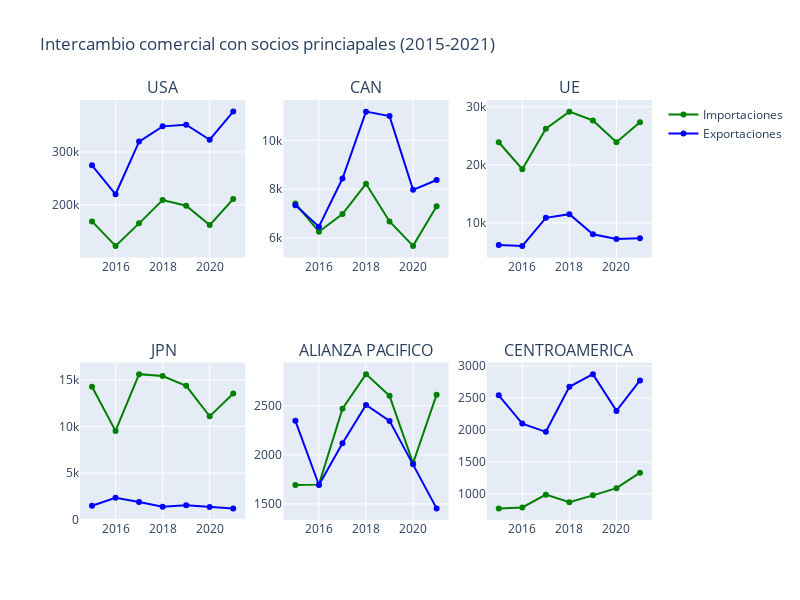

Source (notebook cell):
### Markdown cell above
## Relaciones comerciales con socios principales

### Code cell
c = Data('world_trade',reporting_country='484',year=[i for i in range(2015,2022)])
c.ITrade_pricnipalesSocios()

### Figure 1 — Plotly figure (JSON) as saved in the notebook; plotly's stock layout.template omitted (floating-point values rounded to 4 significant figures)
{"data": [{"line": {"color": "green"}, "name": "Importaciones", "type": "scatter", "x": [2015, 2016, 2017, 2018, 2019, 2020, 2021], "xaxis": "x", "y": [168800.0, 122600.0, 165100.0, 209000.0, 198400.0, 161900.0, 211200.0], "yaxis": "y"}, {"line": {"color": "blue"}, "name": "Exportaciones", "type": "scatter", "x": [2015, 2016, 2017, 2018, 2019, 2020, 2021], "xaxis": "x", "y": [274700.0, 220100.0, 319600.0, 348400.0, 351500.0, 323100.0, 376200.0], "yaxis": "y"}, {"line": {"color": "green"}, "name": "Importaciones", "showlegend": false, "type": "scatter", "x": [2015, 2016, 2017, 2018, 2019, 2020, 2021], "xaxis": "x2", "y": [7415.0, 6260.0, 6979.0, 8220.0, 6677.0, 5680.0, 7300.0], "yaxis": "y2"}, {"line": {"color": "blue"}, "name": "Exportaciones", "showlegend": false, "type": "scatter", "x": [2015, 2016, 2017, 2018, 2019, 2020, 2021], "xaxis": "x2", "y": [7340.0, 6466.0, 8436.0, 11170.0, 10990.0, 7974.0, 8375.0], "yaxis": "y2"}, {"line": {"color": "green"}, "name": "Importaciones", "showlegend": false, "type": "scatter", "x": [2015, 2016, 2017, 2018, 2019, 2020, 2021], "xaxis": "x3", "y": [23900.0, 19250.0, 26230.0, 29180.0, 27650.0, 23900.0, 27330.0], "yaxis": "y3"}, {"line": {"color": "blue"}, "name": "Exportaciones", "showlegend": false, "type": "scatter", "x": [2015, 2016, 2017, 2018, 2019, 2020, 2021], "xaxis": "x3", "y": [6183.0, 6047.0, 10880.0, 11510.0, 8033.0, 7237.0, 7376.0], "yaxis": "y3"}, {"line": {"color": "green"}, "name": "Importaciones", "showlegend": false, "type": "scatter", "x": [2015, 2016, 2017, 2018, 2019, 2020, 2021], "xaxis": "x4", "y": [14250.0, 9516.0, 15610.0, 15400.0, 14350.0, 11080.0, 13540.0], "yaxis": "y4"}, {"line": {"color": "blue"}, "name": "Exportaciones", "showlegend": false, "type": "scatter", "x": [2015, 2016, 2017, 2018, 2019, 2020, 2021], "xaxis": "x4", "y": [1498.0, 2340.0, 1892.0, 1380.0, 1549.0, 1366.0, 1212.0], "yaxis": "y4"}, {"line": {"color": "green"}, "name": "Importaciones", "showlegend": false, "type": "scatter", "x": [2015, 2016, 2017, 2018, 2019, 2020, 2021], "xaxis": "x5", "y": [1693.0, 1696.0, 2470.0, 2823.0, 2601.0, 1916.0, 2613.0], "yaxis": "y5"}, {"line": {"color": "blue"}, "name": "Exportaciones", "showlegend": false, "type": "scatter", "x": [2015, 2016, 2017, 2018, 2019, 2020, 2021], "xaxis": "x5", "y": [2347.0, 1693.0, 2118.0, 2508.0, 2346.0, 1903.0, 1454.0], "yaxis": "y5"}, {"line": {"color": "green"}, "name": "Importaciones", "showlegend": false, "type": "scatter", "x": [2015, 2016, 2017, 2018, 2019, 2020, 2021], "xaxis": "x6", "y": [772.2, 786.7, 987.5, 869.1, 976.1, 1090.0, 1332.0], "yaxis": "y6"}, {"line": {"color": "blue"}, "name": "Exportaciones", "showlegend": false, "type": "scatter", "x": [2015, 2016, 2017, 2018, 2019, 2020, 2021], "xaxis": "x6", "y": [2544.0, 2101.0, 1972.0, 2678.0, 2876.0, 2300.0, 2778.0], "yaxis": "y6"}], "layout": {"annotations": [{"font": {"size": 16}, "showarrow": false, "text": "USA", "x": 0.1444, "xanchor": "center", "xref": "paper", "y": 1, "yanchor": "bottom", "yref": "paper"}, {"font": {"size": 16}, "showarrow": false, "text": "CAN", "x": 0.5, "xanchor": "center", "xref": "paper", "y": 1, "yanchor": "bottom", "yref": "paper"}, {"font": {"size": 16}, "showarrow": false, "text": "UE", "x": 0.8556, "xanchor": "center", "xref": "paper", "y": 1, "yanchor": "bottom", "yref": "paper"}, {"font": {"size": 16}, "showarrow": false, "text": "JPN", "x": 0.1444, "xanchor": "center", "xref": "paper", "y": 0.375, "yanchor": "bottom", "yref": "paper"}, {"font": {"size": 16}, "showarrow": false, "text": "ALIANZA PACIFICO", "x": 0.5, "xanchor": "center", "xref": "paper", "y": 0.375, "yanchor": "bottom", "yref": "paper"}, {"font": {"size": 16}, "showarrow": false, "text": "CENTROAMERICA", "x": 0.8556, "xanchor": "center", "xref": "paper", "y": 0.375, "yanchor": "bottom", "yref": "paper"}], "height": 600, "title": {"text": "Intercambio comercial con socios princiapales (2015-2021)"}, "width": 800, "xaxis": {"anchor": "y", "domain": [0, 0.2889]}, "xaxis2": {"anchor": "y2", "domain": [0.3556, 0.6444]}, "xaxis3": {"anchor": "y3", "domain": [0.7111, 1]}, "xaxis4": {"anchor": "y4", "domain": [0, 0.2889]}, "xaxis5": {"anchor": "y5", "domain": [0.3556, 0.6444]}, "xaxis6": {"anchor": "y6", "domain": [0.7111, 1]}, "yaxis": {"anchor": "x", "domain": [0.625, 1]}, "yaxis2": {"anchor": "x2", "domain": [0.625, 1]}, "yaxis3": {"anchor": "x3", "domain": [0.625, 1]}, "yaxis4": {"anchor": "x4", "domain": [0, 0.375]}, "yaxis5": {"anchor": "x5", "domain": [0, 0.375]}, "yaxis6": {"anchor": "x6", "domain": [0, 0.375]}}}
